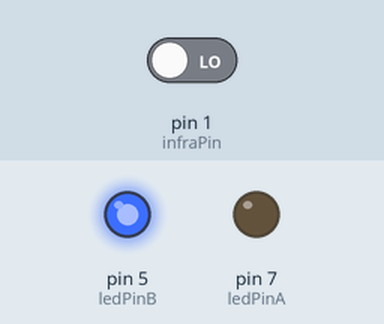
A sketch run on a simulated Arduino Uno, built with avr-gcc and run on an emulated ATmega328P. On the bench: output pins drawn as LEDs (lit = HIGH). The inputs (shaded band) are chosen by the test bench; at power-on: pin 1 (infraPin) LOW.

Above: at 1.2 s.
1.3 s: pin 1 (infraPin) driven HIGH
At 2.5 s:
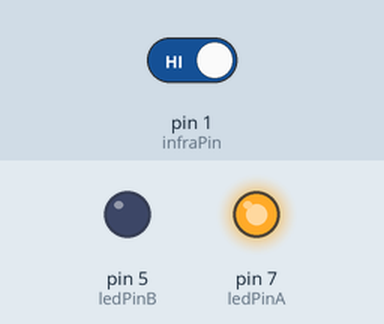
2.8 s: pin 1 (infraPin) driven LOW
At 3.6 s:
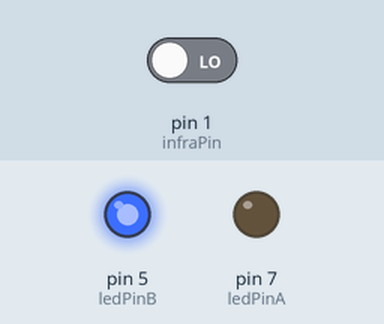
Timing chart, 0 to 5.8 s (numbered marks = the images above; inputs shaded):
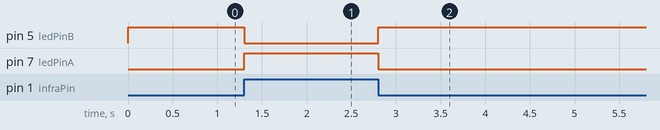

Measured:
- after the input at 1.3 s, pin 5 (ledPinB): HIGH → LOW at once; pin 7 (ledPinA): LOW → HIGH at once
- after the input at 2.8 s, pin 5 (ledPinB): LOW → HIGH at once; pin 7 (ledPinA): HIGH → LOW at once

The sketch:

Practice6_Optical_Sensor.ino
```cpp
/*
  CNY70

Description:
  The CNY70 is a reflective sensor that includes an infrared emitter
  and phototransistor in a leaded package which blocks visible light.
  If it detects a white or a dark surface turns either ledA or ledB.
  This is very useful to make Line Follower Robots

Author:
  created September 21, 2017
  by David Osorio

Organization:
  Colima Institute of Technology

Career:
  Computer Engineering

Subject:
  Embedded Systems

Video evidence:
  https://www.youtube.com/watch?v=mCtQ-Mu3EsY
*/


int ledPinA = 7;    // White
int ledPinB = 5;    // Black
int infraPin = 1;   // LDR pin
int valorInfra = 0; // Initial value of sample


void setup() {
  pinMode(ledPinA, OUTPUT);
  pinMode(ledPinB, OUTPUT);
  pinMode(infraPin, INPUT);
}

void loop() {
  // Sample sensor
  valorInfra = digitalRead(infraPin);
  // If 0 is read, led will be turned off. If 1, led will turn on
  digitalWrite(ledPinA, valorInfra);
  // Reverse input and turn on/off the other led
  valorInfra = !valorInfra;
  digitalWrite(ledPinB, valorInfra);
}
```
